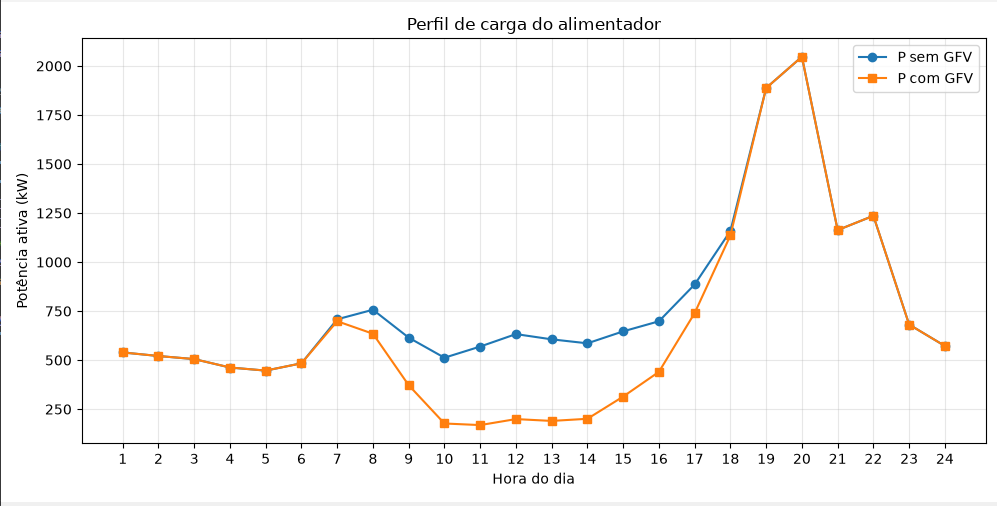

Reproduce this figure in Python.
import pandas as pd
import matplotlib.pyplot as plt

def carregar(arq):
    df = pd.read_csv(arq, skipinitialspace=True)
    df["P_kW"]   = -(df["P1 (kW)"]   + df["P2 (kW)"]   + df["P3 (kW)"])
    df["Q_kvar"] = -(df["Q1 (kvar)"] + df["Q2 (kvar)"] + df["Q3 (kvar)"])
    return df

sem = carregar(r"C:\Users\Otavi\Downloads\04-Modelo_OpenDSS\Q1\SemPV.csv")   # ajuste os nomes
com = carregar(r"C:\Users\Otavi\Downloads\04-Modelo_OpenDSS\Q1\ComPV.csv")

# checagem: se der 0, você está lendo o mesmo arquivo
print("Diferença máxima em P (kW):", (sem["P_kW"] - com["P_kW"]).abs().max())

fig, ax = plt.subplots(figsize=(10, 5))
ax.plot(sem["hour"], sem["P_kW"], "o-", label="P sem GFV")
ax.plot(com["hour"], com["P_kW"], "s-", label="P com GFV")
ax.set_xlabel("Hora do dia")
ax.set_ylabel("Potência ativa (kW)")
ax.set_title("Perfil de carga do alimentador")
ax.set_xticks(range(1, 25))
ax.grid(alpha=0.3)
ax.legend()
plt.tight_layout()
plt.savefig("perfil_comparativo.png", dpi=200)
plt.show()
